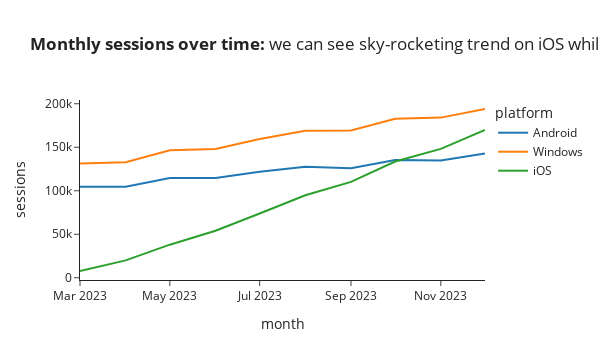

Here is the notebook cell this chart was saved with:
### Code cell
title = '<b>Monthly sessions over time:</b> we can see sky-rocketing trend on iOS while Android and Windows are pretty stagnant.'

px.line(ts_df, width = 600, labels = {'value': 'sessions', 'os': 'platform', 'month_date': 'month'},
       title = title)

### Figure 1 — Plotly figure (JSON) as saved in the notebook; plotly's stock layout.template omitted (floating-point values rounded to 4 significant figures)
{"data": [{"hovertemplate": "platform=Android<br>month=%{x}<br>sessions=%{y}<extra></extra>", "legendgroup": "Android", "line": {"color": "#1F77B4", "dash": "solid"}, "marker": {"symbol": "circle"}, "mode": "lines", "name": "Android", "orientation": "v", "showlegend": true, "type": "scatter", "x": ["2023-03-01", "2023-04-01", "2023-05-01", "2023-06-01", "2023-07-01", "2023-08-01", "2023-09-01", "2023-10-01", "2023-11-01", "2023-12-01"], "xaxis": "x", "y": [104500, 104504, 114563, 114581, 121795, 127677, 125854, 135381, 134873, 142736], "yaxis": "y"}, {"hovertemplate": "platform=Windows<br>month=%{x}<br>sessions=%{y}<extra></extra>", "legendgroup": "Windows", "line": {"color": "#FF7F0E", "dash": "solid"}, "marker": {"symbol": "circle"}, "mode": "lines", "name": "Windows", "orientation": "v", "showlegend": true, "type": "scatter", "x": ["2023-03-01", "2023-04-01", "2023-05-01", "2023-06-01", "2023-07-01", "2023-08-01", "2023-09-01", "2023-10-01", "2023-11-01", "2023-12-01"], "xaxis": "x", "y": [131368, 132832, 146599, 148060, 159434, 168866, 169154, 182675, 184051, 193951], "yaxis": "y"}, {"hovertemplate": "platform=iOS<br>month=%{x}<br>sessions=%{y}<extra></extra>", "legendgroup": "iOS", "line": {"color": "#2CA02C", "dash": "solid"}, "marker": {"symbol": "circle"}, "mode": "lines", "name": "iOS", "orientation": "v", "showlegend": true, "type": "scatter", "x": ["2023-03-01", "2023-04-01", "2023-05-01", "2023-06-01", "2023-07-01", "2023-08-01", "2023-09-01", "2023-10-01", "2023-11-01", "2023-12-01"], "xaxis": "x", "y": [7781, 19960, 38045, 54079, 73914, 94858, 110231, 133563, 148138, 169839], "yaxis": "y"}], "layout": {"height": 360, "legend": {"title": {"text": "platform"}, "tracegroupgap": 0}, "title": {"text": "<b>Monthly sessions over time:</b> we can see sky-rocketing trend on iOS while Android and Windows are pretty stagnant."}, "width": 600, "xaxis": {"anchor": "y", "autorange": true, "domain": [0, 1], "range": ["2023-03-01", "2023-12-01"], "title": {"text": "month"}, "type": "date"}, "yaxis": {"anchor": "x", "autorange": true, "domain": [0, 1], "range": [-2562.0, 204300.0], "title": {"text": "sessions"}, "type": "linear"}}}
